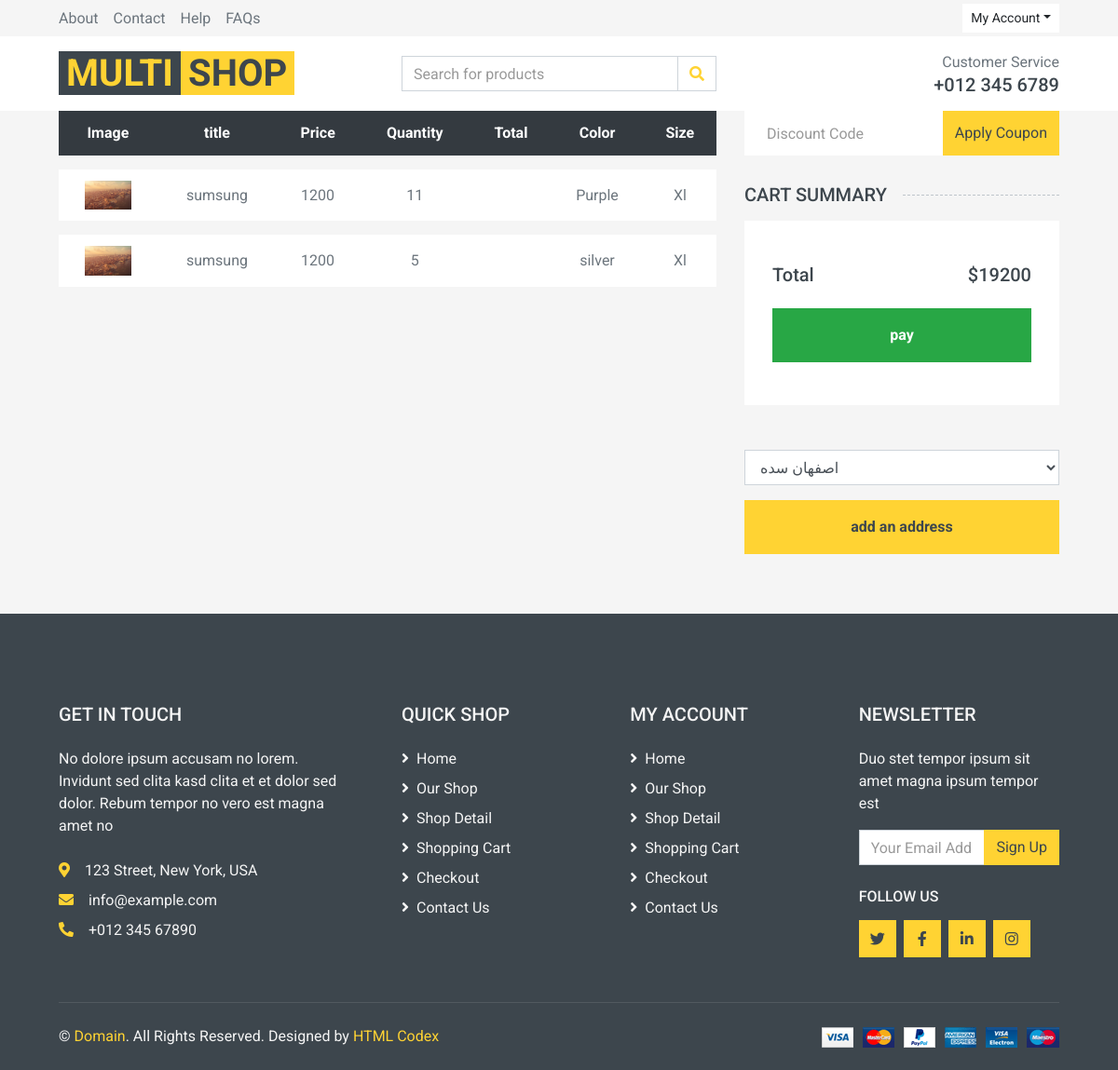
Page /cart/order/5 (signed in) on the committed database.
### cart/models.py (models this page shows, shortened)
class OrdrItem(models.Model):
    order=models.ForeignKey(Order,on_delete=models.CASCADE,related_name='items')
    product=models.ForeignKey(Product,on_delete=models.CASCADE,related_name='items')
    size=models.CharField(max_length=12)
    color=models.CharField(max_length=22)
    quantity=models.SmallIntegerField()
    price=models.PositiveIntegerField()

class Order(models.Model):
    user=models.ForeignKey(User,on_delete=models.CASCADE,related_name='orders')
    phone=models.CharField(max_length=12,default='012345')
    total_price=models.IntegerField(default=0)
    created_at=models.DateTimeField(auto_now_add=True)
    is_paid=models.BooleanField(default=False)

### product/models.py (models this page shows, shortened)
class Product(models.Model):
    category=models.ManyToManyField(Category,blank=True,null=True)
    title=models.CharField(max_length=55)
    description=models.TextField()
    price=models.IntegerField()
    discount=models.SmallIntegerField()
    image=models.ImageField(upload_to="product")
    size=models.ManyToManyField(Size,related_name="products",blank=True)
    color=models.ManyToManyField(Color,related_name="products")

### cart/views.py (the view)
# urls.py: path("order/<int:pk>",views.OrderDetailView.as_view(),name="order_detail"),
class OrderDetailView(View):
    def get(self,request,pk):
        order=get_object_or_404(Order,id=pk)
        return render(request,"cart/order_detail.html",{'order':order})

### cart/templates/cart/order_detail.html (shortened to what this page needs)
{% extends "base.html" %}
{% load static %}
{% block main %}
    <div class="container-fluid">
        <div class="row px-xl-5">
            <div class="col-lg-8 table-responsive mb-5">
                <table class="table table-light table-borderless table-hover text-center mb-0">
                    <thead class="thead-dark">
                    <tr>
                        <th>Image</th>
                        <th>title</th>
                        <th>Price</th>
                        <th>Quantity</th>
                        <th>Total</th>
                         <th>Color</th>
                        <th>Size</th>
                    </tr>
                    </thead>
                    <tbody class="align-middle">
                  {% for item in order.items.all %}
                      <tr>
                        <td class="align-middle"><img src="{{ item.product.image.url }}" alt=""
                                                      style="width: 50px;"></td>
                        <td class="align-middle">{{ item.product.title }}</td>
                        <td class="align-middle">{{ item.price }}</td>
                        <td class="align-middle">{{ item.quantity }}</td>
                        <td class="align-middle">{{ item.total }}</td>
                        <td class="align-middle">{{ item.color }}</td>
                        <td class="align-middle">{{ item.size }}</td>
                    </tr>
                    {% endfor %}
                    </tbody>
                </table>
            </div>
            <div class="col-lg-4">
                <form class="mb-30" action="{% url 'cart:apply_discount' order.id %}" method="post">
                    <div class="input-group">
                        <input type="text" name="discount_code" class="form-control border-0 p-4" placeholder="Discount Code">
                        <div class="input-group-append">
                            <button class="btn btn-primary">Apply Coupon</button>
                        </div>
                    </div>
                </form>
                <h5 class="section-title position-relative text-uppercase mb-3"><span class="bg-secondary pr-3">Cart Summary</span>
                </h5>
                <div class="bg-light p-30 mb-5">
                    <div class="pt-2">
                        <div class="d-flex justify-content-between mt-2">
                            <h5>Total</h5>
                            <h5>${{ order.total_price }}</h5>
                        </div>
                        <a href="{% url 'cart:order_creation' %}" class="btn btn-block btn-success font-weight-bold my-3 py-3">pay
                        </a>
                    </div>
                </div>
                {% if request.user.addresses.all %}
                <select class="form-control" aria-label="Default select example" >
                {% for address in request.user.addresses.all %}
                <option>{{ address.address }}</option>
                {% endfor %}
                </select>
                     <a href="{% url 'account:add_address' %}?next={% url 'cart:order_detail' order.id %}" class="btn btn-block btn-primary font-weight-bold my-3 py-3">add an address
                        </a>
                    {% else %}
                     <a href="{% url 'account:add_address' %}?next={% url 'cart:order_detail' order.id %}" class="btn btn-block btn-primary font-weight-bold my-3 py-3">add an address
                        </a>
                {% endif %}
            </div>
        </div>
    </div>
{% endblock %}

### rows in the picture
OrdrItem: product.image (picture), product "sumsung", price "1200", quantity "11", color "Purple", size "Xl"
OrdrItem: product.image (picture), product "sumsung", price "1200", quantity "5", color "silver", size "Xl"
Order: total_price "19200"

### other values in the picture
form field value "اصفهان سده"
